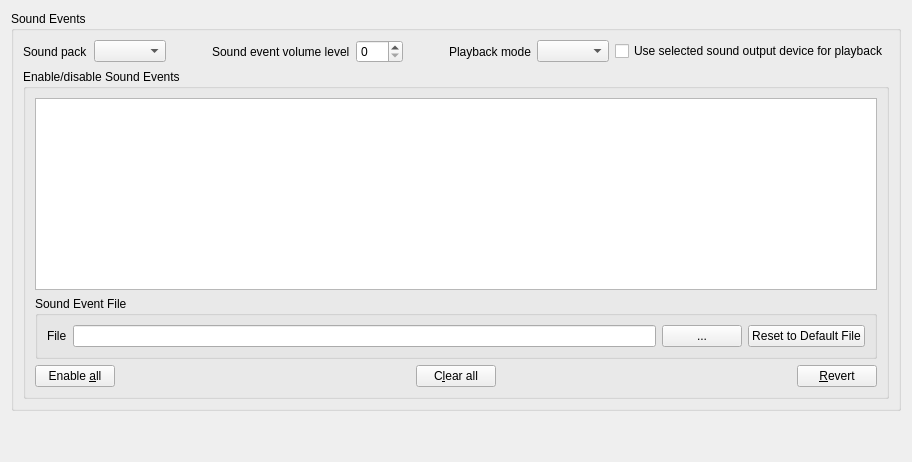
     <widget class="QWidget" name="eventsTab">
      <attribute name="title">
       <string>Sound Events</string>
      </attribute>
      <layout class="QVBoxLayout" name="verticalLayout_8">
       <item>
        <widget class="QGroupBox" name="groupBox_6">
         <property name="title">
          <string>Sound Events</string>
         </property>
         <layout class="QVBoxLayout" name="verticalLayout_17">
          <item>
           <layout class="QHBoxLayout" name="horizontalLayout_14">
            <item>
             <widget class="QLabel" name="label_spack">
              <property name="text">
               <string>Sound pack</string>
              </property>
              <property name="buddy">
               <cstring>spackBox</cstring>
              </property>
             </widget>
            </item>
            <item>
             <widget class="QComboBox" name="spackBox"/>
            </item>
            <item>
             <spacer name="horizontalSpacer_26">
              <property name="orientation">
               <enum>Qt::Orientation::Horizontal</enum>
              </property>
              <property name="sizeHint" stdset="0">
               <size>
                <width>40</width>
                <height>20</height>
               </size>
              </property>
             </spacer>
            </item>
            <item>
             <widget class="QLabel" name="sndVolLabel">
              <property name="text">
               <string>Sound event volume level</string>
              </property>
              <property name="buddy">
               <cstring>sndVolSpinBox</cstring>
              </property>
             </widget>
            </item>
            <item>
             <widget class="QSpinBox" name="sndVolSpinBox">
              <property name="minimum">
               <number>0</number>
              </property>
              <property name="maximum">
               <number>100</number>
              </property>
             </widget>
            </item>
            <item>
             <spacer name="horizontalSpacer_28">
              <property name="orientation">
               <enum>Qt::Orientation::Horizontal</enum>
              </property>
              <property name="sizeHint" stdset="0">
               <size>
                <width>40</width>
                <height>20</height>
               </size>
              </property>
             </spacer>
            </item>
            <item>
             <widget class="QLabel" name="label_47">
              <property name="text">
               <string>Playback mode</string>
              </property>
              <property name="buddy">
               <cstring>sndeventPlaybackComboBox</cstring>
              </property>
             </widget>
            </item>
            <item>
             <widget class="QComboBox" name="sndeventPlaybackComboBox"/>
            </item>
            <item>
             <widget class="QCheckBox" name="ttDeviceChkBox">
              <property name="toolTip">
               <string>Use the sound output device selected in TeamTalk for playing sound events</string>
              </property>
              <property name="text">
               <string>Use selected sound output device for playback</string>
              </property>
             </widget>
            </item>
           </layout>
          </item>
          <item>
           <widget class="QGroupBox" name="soundEvents_groupbox">
            <property name="title">
             <string>Enable/disable Sound Events</string>
            </property>
            <layout class="QVBoxLayout" name="soundEvents_vlayout1">
             <item>
              <widget class="MyTableView" name="soundEventsTableView">
               <property name="toolTip">
                <string>Double click to check/uncheck</string>
               </property>
               <property name="editTriggers">
                <set>QAbstractItemView::EditTrigger::NoEditTriggers</set>
               </property>
               <property name="tabKeyNavigation">
                <bool>false</bool>
               </property>
               <property name="showDropIndicator" stdset="0">
                <bool>false</bool>
               </property>
               <property name="alternatingRowColors">
                <bool>true</bool>
               </property>
              </widget>
             </item>
             <item>
              <widget class="QGroupBox" name="soundeventsfile_groupbox">
               <property name="title">
                <string>Sound Event File</string>
               </property>
               <layout class="QHBoxLayout" name="horizontalLayout_25">
                <item>
                 <widget class="QLabel" name="soundEventFileLabel">
                  <property name="text">
                   <string>File</string>
                  </property>
                  <property name="buddy">
                   <cstring>soundEventFileEdit</cstring>
                  </property>
                 </widget>
                </item>
                <item>
                 <widget class="QLineEdit" name="soundEventFileEdit"/>
                </item>
                <item>
                 <widget class="QPushButton" name="soundEventsBrowseButton">
                  <property name="accessibleName">
                   <string>Browse</string>
                  </property>
                  <property name="text">
                   <string notr="true">...</string>
                  </property>
                 </widget>
                </item>
                <item>
                 <widget class="QPushButton" name="soundEventsDefFileButton">
                  <property name="text">
                   <string>Reset to Default File</string>
                  </property>
                 </widget>
                </item>
               </layout>
              </widget>
             </item>
             <item>
              <layout class="QHBoxLayout" name="soundEvents_hbox2">
               <item>
                <widget class="QPushButton" name="soundEventsEnableallButton">
                 <property name="text">
                  <string>Enable &amp;all</string>
                 </property>
                </widget>
               </item>
               <item>
                <spacer name="horizontalSpacer_23">
                 <property name="orientation">
                  <enum>Qt::Orientation::Horizontal</enum>
                 </property>
                 <property name="sizeHint" stdset="0">
                  <size>
                   <width>40</width>
                   <height>20</height>
                  </size>
                 </property>
                </spacer>
               </item>
               <item>
                <widget class="QPushButton" name="soundEventsClearallButton">
                 <property name="text">
                  <string>C&amp;lear all</string>
                 </property>
                </widget>
               </item>
               <item>
                <spacer name="soundevents_hspacer1">
                 <property name="orientation">
                  <enum>Qt::Orientation::Horizontal</enum>
                 </property>
                 <property name="sizeHint" stdset="0">
                  <size>
                   <width>40</width>
                   <height>20</height>
                  </size>
                 </property>
                </spacer>
               </item>
               <item>
                <widget class="QPushButton" name="soundEventsRevertButton">
                 <property name="text">
                  <string>&amp;Revert</string>
                 </property>
                </widget>
               </item>
              </layout>
             </item>
            </layout>
           </widget>
          </item>
         </layout>
        </widget>
       </item>
       <item>
        <spacer name="verticalSpacer_7">
         <property name="orientation">
          <enum>Qt::Orientation::Vertical</enum>
         </property>
         <property name="sizeHint" stdset="0">
          <size>
           <width>20</width>
           <height>40</height>
          </size>
         </property>
        </spacer>
       </item>
      </layout>
     </widget>
